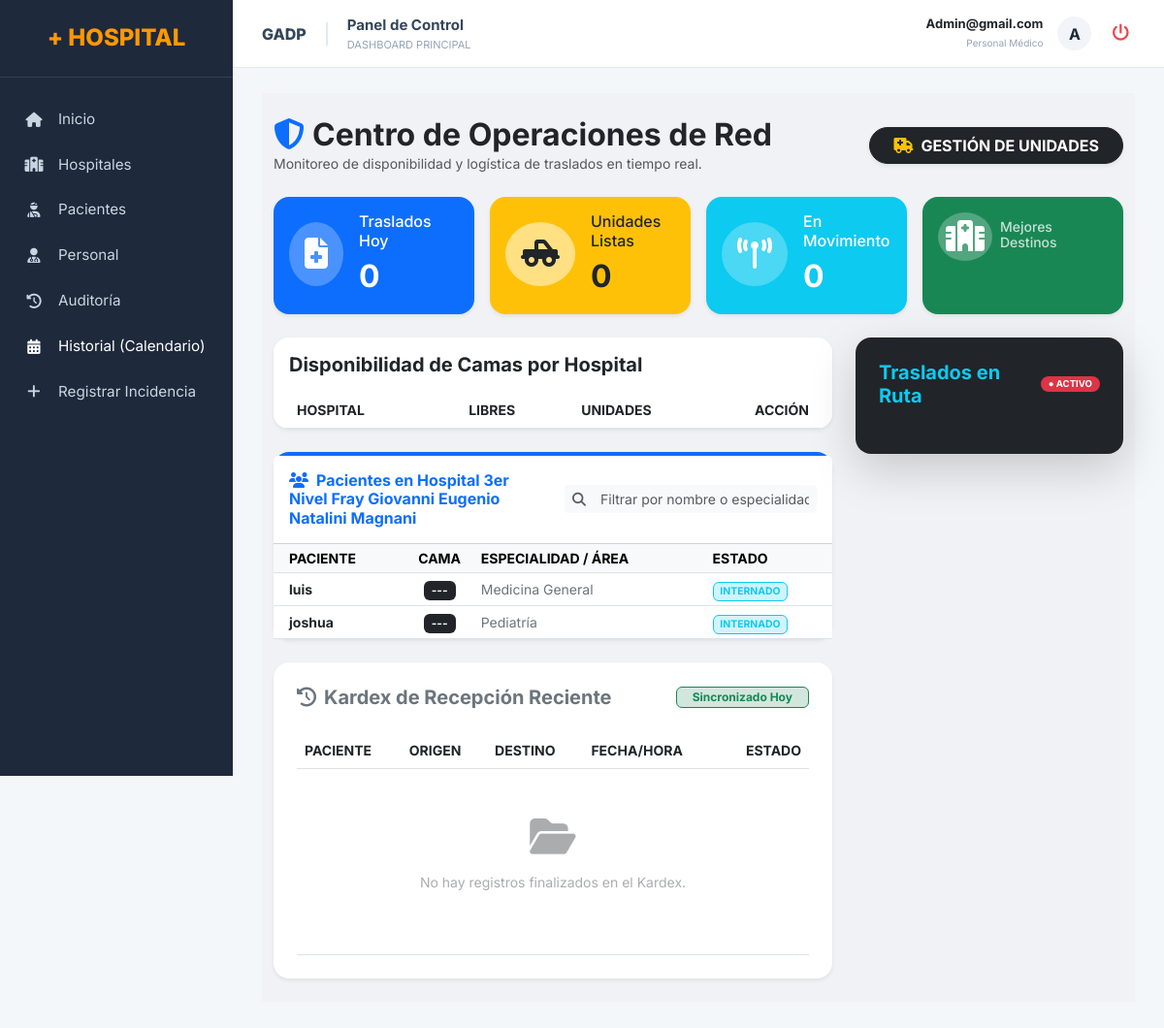
Before: /hospital/monitor-red/?hosp_id=3 (signed in) with the older database file.
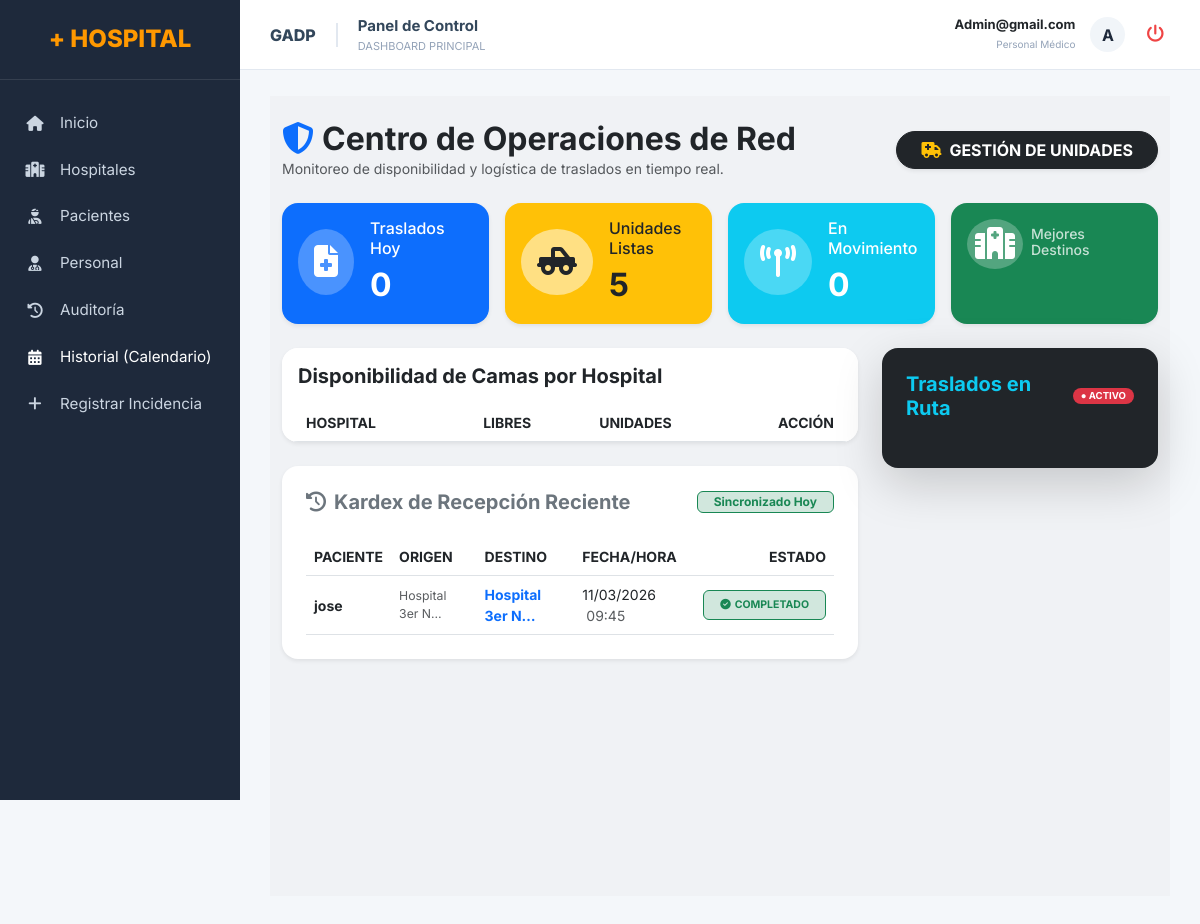
After: the same page with the newer database file.
### superadmi/models.py (models this page shows, shortened)
class Hospital(models.Model):
    nombre = models.CharField(max_length=200)
    nivel = models.IntegerField(choices=[(1, '1er Nivel'), (2, '2do Nivel'), (3, '3er Nivel')], default=1)
    direccion = models.TextField()
    telefono = models.CharField(max_length=20, null=True, blank=True)
    email = models.EmailField(max_length=100, null=True, blank=True)
    capacidad_camas = models.IntegerField(default=0)
    estado = models.BooleanField(default=True)

class Especialidad(models.Model):
    nombre = models.CharField(max_length=100)
    descripcion = models.TextField(null=True, blank=True)
    codigo = models.CharField(max_length=20, unique=True, null=True, blank=True)
    estado = models.BooleanField(default=True)
    fecha_creacion = models.DateTimeField(auto_now_add=True)
    creado_por = models.ForeignKey(
        'Usuario',
        on_delete=models.SET_NULL,
        null=True,
        blank=True,
        related_name='especialidades_creadas'
    )
    class Meta:
        db_table = 'especialidades'
        verbose_name = 'Especialidad'
        verbose_name_plural = 'Especialidades'

### hospital/models.py (models this page shows, shortened)
class Paciente(models.Model):
    GENEROS = [('M', 'Masculino'), ('F', 'Femenino'), ('O', 'Otro')]
    ESTADOS = [('INTERNADO', 'Internado'), ('ALTA', 'De Alta')]
    nombre_completo = models.CharField(max_length=200)
    dni = models.CharField(max_length=20, unique=True)
    fecha_nacimiento = models.DateField()
    genero = models.CharField(max_length=1, choices=GENEROS)
    telefono = models.CharField(max_length=20, null=True, blank=True)
    direccion = models.TextField()
    fecha_entrada = models.DateTimeField(null=True, blank=True)
    motivo_ingreso = models.TextField(verbose_name="Diagnóstico Presuntivo / Motivo")
    presion_arterial = models.CharField(max_length=20, null=True, blank=True)
    temperatura = models.DecimalField(max_digits=4, decimal_places=1, null=True, blank=True)
    frecuencia_cardiaca = models.IntegerField(null=True, blank=True)
    saturacion_oxigeno = models.IntegerField(null=True, blank=True) # Campo nuevo vital
    alergias = models.TextField(default="Ninguna")
    hospital = models.ForeignKey(Hospital, on_delete=models.CASCADE, related_name='pacientes')
    cama_asignada = models.OneToOneField(Cama, on_delete=models.SET_NULL, null=True, blank=True, related_name='paciente_actual')
    fecha_registro = models.DateTimeField(auto_now_add=True)
    estado = models.CharField(max_length=20, choices=ESTADOS, default='INTERNADO')
    ambulancia_asignada = models.ForeignKey('Ambulancia', on_delete=models.SET_NULL, null=True, blank=True)

class Cama(models.Model):
    ESTADOS = [
        ('LIBRE', 'Libre'),
        ('OCUPADO', 'Ocupado'),
        ('MANTENIMIENTO', 'Mantenimiento'),
        ('LIMPIEZA', 'En Limpieza'),
    ]
    cuarto = models.ForeignKey('Cuarto', on_delete=models.CASCADE, related_name='camas')
    numero = models.CharField(max_length=50)
    estado = models.CharField(max_length=20, choices=ESTADOS, default='LIBRE')
    fecha_ingreso = models.DateTimeField(null=True, blank=True)
    prioridad = models.CharField(
        max_length=20,
        choices=[('ESTABLE', 'Estable'), ('URGENTE', 'Urgente'), ('CRITICO', 'Crítico')],
        default='ESTABLE'
    )

class Cuarto(models.Model):
    hospital = models.ForeignKey(Hospital, on_delete=models.CASCADE, related_name='cuartos')
    especialidad = models.ForeignKey(Especialidad, on_delete=models.CASCADE, related_name='cuartos')
    numero_cuarto = models.CharField(max_length=10, verbose_name="Nro de Cuarto")
    piso = models.CharField(max_length=50)
    class Meta:
        verbose_name = "Cuarto"
        verbose_name_plural = "Cuartos"
        unique_together = ('hospital', 'numero_cuarto')

class Derivacion(models.Model):
    ESTADOS = [
        ('PENDIENTE', 'En Camino'),
        ('RECIBIDO', 'Recibido'),
        ('CANCELADO', 'Cancelado')
    ]
    PRIORIDADES = [('BAJA', 'Baja'), ('MEDIA', 'Media'), ('ALTA', 'Alta'), ('CRÍTICA', 'Crítica')]
    paciente = models.ForeignKey('Paciente', on_delete=models.CASCADE)
    hospital_origen = models.ForeignKey(Hospital, on_delete=models.CASCADE, related_name='salidas')
    hospital_destino = models.ForeignKey(Hospital, on_delete=models.CASCADE, related_name='entradas')
    creado_por = models.ForeignKey(settings.AUTH_USER_MODEL, on_delete=models.SET_NULL, null=True)
    ambulancia = models.ForeignKey(Ambulancia, on_delete=models.SET_NULL, null=True, blank=True, related_name='derivaciones')
    prioridad = models.CharField(max_length=10, choices=PRIORIDADES, default='MEDIA')
    motivo_traslado = models.TextField()
    fecha_solicitud = models.DateTimeField(auto_now_add=True)
    estado = models.CharField(max_length=20, choices=ESTADOS, default='PENDIENTE')
    class Meta:
        verbose_name = "Derivación"
        verbose_name_plural = "Derivaciones"

### hospital/views.py (the view)
# urls.py: path('monitor-red/', views.monitor_red, name='monitor_red'),
@login_required
@solo_personal_autorizado
def monitor_red(request):
    es_super_o_admin2 = getattr(request.user, 'is_superuser', False) or request.user.username == 'admin2'
    mi_hospital = getattr(request.user, 'hospital_pertenece', None)
    if not mi_hospital:
        mi_hospital = getattr(request.user, 'hospital', None)
    if es_super_o_admin2:
        hospitales_qs = Hospital.objects.all()
    elif mi_hospital:
        hospitales_qs = Hospital.objects.filter(id=mi_hospital.id)
    else:
        hospitales_qs = Hospital.objects.none()
    red_hospitalaria = hospitales_qs.annotate(
        total_camas=Count('cuartos__camas', distinct=True),
        libres=Count('cuartos__camas', filter=Q(cuartos__camas__estado='LIBRE'), distinct=True),
        ambulancias_count=Count('ambulancias', distinct=True)
    ).order_by('-libres')
    if es_super_o_admin2:
        derivaciones_activas = Derivacion.objects.filter(estado='PENDIENTE')
    elif mi_hospital:
        derivaciones_activas = Derivacion.objects.filter(
            Q(hospital_origen=mi_hospital) | Q(hospital_destino=mi_hospital),
            estado='PENDIENTE'
        )
    else:
        derivaciones_activas = Derivacion.objects.none()
    derivaciones_activas = derivaciones_activas.select_related(
        'paciente', 'hospital_origen', 'hospital_destino', 'ambulancia'
    ).order_by('-prioridad')
    traslados_hoy = Derivacion.objects.filter(fecha_solicitud__date=timezone.now().date()).count()
    unidades_listas = Ambulancia.objects.filter(estado='DISPONIBLE').count()
    en_movimiento = derivaciones_activas.filter(ambulancia__isnull=False).count()
    hosp_id = request.GET.get('hosp_id')
    pacientes_internados = None
    hosp_nombre = ""
    if not es_super_o_admin2 and mi_hospital:
        hosp_seleccionado = mi_hospital
    elif hosp_id:
        hosp_seleccionado = get_object_or_404(Hospital, id=hosp_id)
    else:
        hosp_seleccionado = None
    if hosp_seleccionado:
        hosp_nombre = hosp_seleccionado.nombre
        pacientes_internados = Paciente.objects.filter(
            hospital=hosp_seleccionado, estado='INTERNADO'
        ).select_related('cama_asignada__cuarto__especialidad')
    return render(request, 'hospital/monitor_red.html', {
        'red': red_hospitalaria,
        'derivaciones': derivaciones_activas,
        'pacientes': pacientes_internados,
        'hosp_nombre': hosp_nombre,
        'traslados_hoy': traslados_hoy,
        'unidades_listas': unidades_listas,
        'en_camino': en_movimiento,
        'kardex': Derivacion.objects.filter(estado='COMPLETADO').order_by('-fecha_solicitud')[:10],
    })

### hospital/templates/hospital/monitor_red.html (shortened to what the changed rows need)
{% extends 'superadmi/base.html' %}
{% block content %}
<div class="container-fluid py-4" style="background-color: #f0f2f5; min-height: 100vh;">
    <div class="d-flex justify-content-between align-items-center mb-4">
        <div>
            <h2 class="fw-bold text-dark mb-0">
                <i class="fas fa-shield-alt text-primary me-2"></i>Centro de Operaciones de Red
            </h2>
        </div>
    </div>
    <div class="row mb-4 g-3">
        <div class="col-md-3">
            <a href="{% url 'hospital:ambulancias' %}" class="text-decoration-none">
                <div class="card border-0 shadow-sm rounded-4 bg-primary text-white p-3 h-100 animate__animated animate__fadeIn">
                    <div class="d-flex align-items-center">
                        <div class="ms-3"><h6>Traslados Hoy</h6><h2 class="fw-bold mb-0">{{ traslados_hoy }}</h2></div>
                    </div>
                </div>
            </a>
        </div>
        <div class="col-md-3">
            <a href="{% url 'hospital:ambulancias' %}?estado=disponibles" class="text-decoration-none">
                <div class="card border-0 shadow-sm rounded-4 bg-warning text-dark p-3 border-bottom border-warning border-4 h-100">
                    <div class="d-flex align-items-center">
                        <div class="ms-3"><h6>Unidades Listas</h6><h2 class="fw-bold mb-0">{{ unidades_listas }}</h2></div>
                    </div>
                </div>
            </a>
        </div>
        <div class="col-md-3">
            <a href="{% url 'hospital:ambulancias' %}?estado=movimiento" class="text-decoration-none">
                <div class="card border-0 shadow-sm rounded-4 bg-info text-white p-3 h-100">
                    <div class="d-flex align-items-center">
                        <div class="ms-3"><h6>En Movimiento</h6><h2 class="fw-bold mb-0">{{ en_camino }}</h2></div>
                    </div>
                </div>
            </a>
        </div>
    </div>
    <div class="row">
        <div class="col-lg-8">
            <div class="card border-0 shadow-sm rounded-4 overflow-hidden mb-4">
                <div class="table-responsive">
                    <table class="table table-hover align-middle mb-0">
                        <thead class="bg-light small text-muted">
                            <tr>
                                <th class="ps-4">HOSPITAL</th>
                                <th class="text-center">LIBRES</th>
                                <th class="text-center">UNIDADES</th>
                                <th class="text-end pe-4">ACCIÓN</th>
                            </tr>
                        </thead>
                    </table>
                </div>
            </div>
            {% if pacientes %}
            <div id="seccionPacientes" class="card border-0 shadow-sm rounded-4 mb-4 border-top border-primary border-4 animate__animated animate__fadeIn">
                <div class="card-header bg-white py-3">
                    <div class="row align-items-center">
                        <div class="col-md-6">
                            <h6 class="fw-bold text-primary mb-0"><i class="fas fa-users me-2"></i>Pacientes en {{ hosp_nombre }}</h6>
                        </div>
                        <div class="col-md-6">
                            <div class="input-group input-group-sm">
                                <span class="input-group-text bg-light border-0"><i class="fas fa-search text-muted"></i></span>
                                <input type="text" id="inputBuscador" class="form-control border-0 bg-light" placeholder="Filtrar por nombre o especialidad...">
                            </div>
                        </div>
                    </div>
                </div>
                <div class="table-responsive" style="max-height: 400px;">
                    <table class="table table-sm align-middle mb-0" id="tablaPacientes">
                        <thead class="table-light small">
                            <tr>
                                <th class="ps-3">PACIENTE</th>
                                <th class="text-center">CAMA</th>
                                <th>ESPECIALIDAD / ÁREA</th>
                                <th>ESTADO</th>
                            </tr>
                        </thead>
                        <tbody>
                            {% for p in pacientes %}
                            <tr>
                                <td class="ps-3 fw-bold small text-dark">{{ p.nombre_completo }}</td>
                                <td class="text-center"><span class="badge bg-dark px-2">{{ p.cama_asignada.codigo|default:"---" }}</span></td>
                                <td class="small text-secondary">{{ p.cama_asignada.cuarto.especialidad.nombre|default:"General" }}</td>
                                <td><span class="badge bg-info-subtle text-info border border-info" style="font-size: 0.65rem;">INTERNADO</span></td>
                            </tr>
                            {% endfor %}
                        </tbody>
                    </table>
                </div>
            </div>
            {% endif %}
            <div class="card border-0 shadow-sm rounded-4 p-4 mt-2">
                <div class="table-responsive">
                    <table class="table table-hover align-middle mb-0">
                        <thead class="small text-muted border-bottom">
                            <tr>
                                <th class="ps-2">PACIENTE</th>
                                <th>ORIGEN</th>
                                <th>DESTINO</th>
                                <th>FECHA/HORA</th>
                                <th class="text-end">ESTADO</th>
                            </tr>
                        </thead>
                        <tbody class="small">
                            {% for k in kardex %}
                            <tr>
                                <td class="fw-bold text-dark ps-2">{{ k.paciente.nombre_completo }}</td>
                                <td class="text-muted small">{{ k.hospital_origen.nombre|truncatechars:15 }}</td>
                                <td class="text-primary fw-bold">{{ k.hospital_destino.nombre|truncatechars:15 }}</td>
                                <td>{{ k.fecha_solicitud|date:"d/m/Y" }} <span class="text-muted ms-1">{{ k.fecha_solicitud|date:"H:i" }}</span></td>
                                <td class="text-end">
                                    <span class="badge bg-success-subtle text-success border border-success px-3 py-2">
                                        <i class="fas fa-check-circle me-1"></i>COMPLETADO
                                    </span>
                                </td>
                            </tr>
                            {% empty %}
                            <tr>
                                <td colspan="5" class="text-center py-5 text-muted opacity-50">
                                    <i class="fas fa-folder-open fa-3x mb-3"></i>
                                    <p>No hay registros finalizados en el Kardex.</p>
                                </td>
                            </tr>
                            {% endfor %}
                        </tbody>
                    </table>
                </div>
            </div>
        </div>
    </div>
</div>
{% endblock %}

Changed rows visible on the page:
no longer on this page (row edited): Hospital: nombre "Hospital 3er Nivel Fray Giovanni Eugenio Natalini Magnani"
no longer on this page (row edited): Paciente: nombre_completo "luis", cama_asignada.codigo "---", cama_asignada.cuarto.especialidad.nombre "Medicina General"
no longer on this page (row edited): Paciente: nombre_completo "joshua", cama_asignada.codigo "---", cama_asignada.cuarto.especialidad.nombre "Pediatría"
added Derivacion: paciente.nombre_completo "jose", hospital_origen.nombre "Hospital 3er N…", hospital_destino.nombre "Hospital 3er N…", fecha_solicitud "11/03/2026", fecha_solicitud "09:45"
Other visible differences:
{{ unidades_listas }}: "0" → "5"
text no longer shown: "Pacientes en PACIENTE CAMA ESPECIALIDAD / ÁREA ESTADO No hay registros finalizados en el Kardex."
